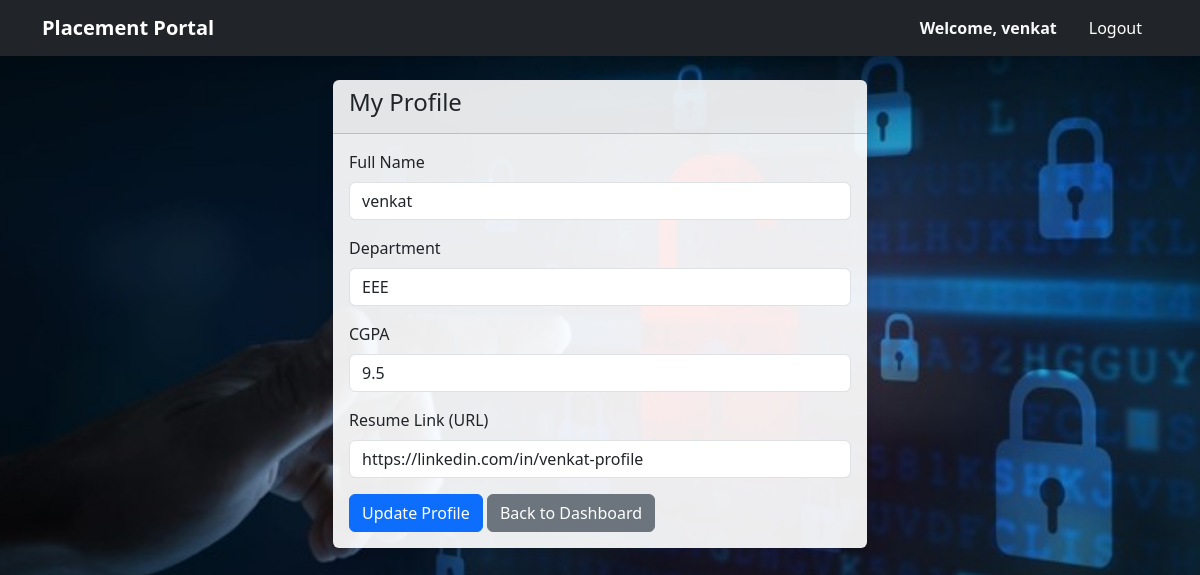
/student/profile (signed in), run on the app's committed database.
### models.py (models this page shows)
class Student(db.Model):
    id = db.Column(db.Integer, primary_key=True)
    user_id = db.Column(db.Integer, db.ForeignKey('user.id'), nullable=False)
    name = db.Column(db.String(100), nullable=False)
    department = db.Column(db.String(100))
    cgpa = db.Column(db.Float)
    status = db.Column(db.String(20), default='Active')
    resume_link = db.Column(db.String(255))
    applications = db.relationship(
        'Application',
        backref='student',
        cascade="all, delete-orphan"
    )

### routes/student_routes.py (the view, shortened to what this page needs)
@student_bp.route('/profile', methods=['GET', 'POST'])
def profile():
    if not is_student():
        return redirect(url_for('auth.login'))
    user_id = session.get('user_id')
    student = Student.query.filter_by(user_id=user_id).first()
    return render_template('student/profile.html', student=student)

### routes/student_routes.py (called while the page is built)
def is_student():
    return session.get('role') == 'student'

### templates/student/profile.html
{% extends "base.html" %}
{% block content %}
<div class="container">
    <div class="row justify-content-center">
        <div class="col-md-6">
            <div class="card shadow">
                <div class="card-header">
                    <h4>My Profile</h4>
                </div>
                <div class="card-body">
                    <form method="POST" action="{{ url_for('student.profile') }}">
                        <div class="mb-3">
                            <label class="form-label">Full Name</label>
                            <input type="text" name="name" class="form-control" value="{{ student.name }}" required>
                        </div>
                        <div class="mb-3">
                            <label class="form-label">Department</label>
                            <input type="text" name="department" class="form-control"
                                value="{{ student.department or '' }}">
                        </div>
                        <div class="mb-3">
                            <label class="form-label">CGPA</label>
                            <input type="text" name="cgpa" class="form-control" value="{{ student.cgpa or '' }}">
                        </div>
                         <div class="mb-3">
                            <label class="form-label">Resume Link (URL)</label>
                            <input type="url" name="resume_link" class="form-control"
                                value="{{ student.resume_link or '' }}"
                                placeholder="https://linkedin.com/in/your-profile">
                        </div>
                        <button type="submit" class="btn btn-primary">Update Profile</button>
                        <a href="{{ url_for('student.dashboard') }}" class="btn btn-secondary">Back to Dashboard</a>
                    </form>
                </div>
            </div>
        </div>
    </div>
</div>
{% endblock %}

### templates/base.html (shortened to what this page needs)
<!DOCTYPE html>
<html lang="en">
<head>
    <link href="https://cdn.jsdelivr.net/npm/bootstrap@5.3.0/dist/css/bootstrap.min.css" rel="stylesheet">
</head>
<body>
    <nav class="navbar navbar-expand-lg navbar-dark bg-dark shadow">
        <div class="container">
            <a class="navbar-brand fw-bold" href="#">Placement Portal</a>
            <div class="collapse navbar-collapse" id="navbarNav">
                <ul class="navbar-nav ms-auto align-items-center">
                    {% if session.get('user_id') %}
                        <li class="nav-item me-3">
                            <span class="navbar-text text-light fw-bold">
                                Welcome, {{ session.get('name', 'User') }}
                            </span>
                        </li>
                        <li class="nav-item">
                            <a class="nav-link btn btn-danger text-white btn-sm px-3" href="{{ url_for('auth.logout') }}">Logout</a>
                        </li>
                    {% endif %}
                </ul>
            </div>
        </div>
    </nav>
    <div class="container mt-4">
        {% block content %}{% endblock %}
    </div>
</body>
</html>

### templates/base.html (style rules this page uses)
body { background-size: cover; background-position: center; background-repeat: no-repeat; background-attachment: fixed; min-height: 100vh; background-color: #f8f9fa; }
.card { background-color: rgba(255, 255, 255, 0.92); border: none; box-shadow: 0 4px 6px rgba(0,0,0,0.1); }

### data on the page
Student: get "venkat", name "venkat", department "EEE", cgpa "9.5", resume_link "https://linkedin.com/in/venkat-profile"
